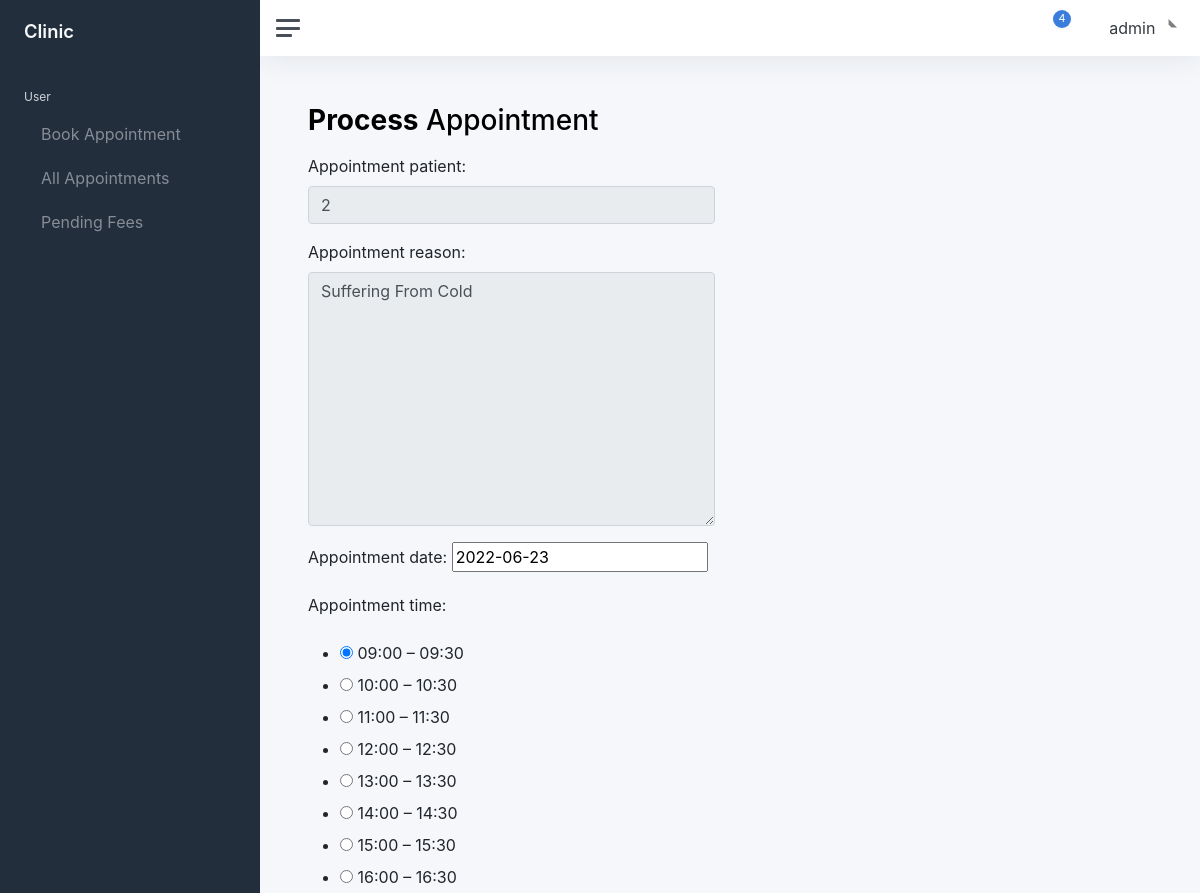
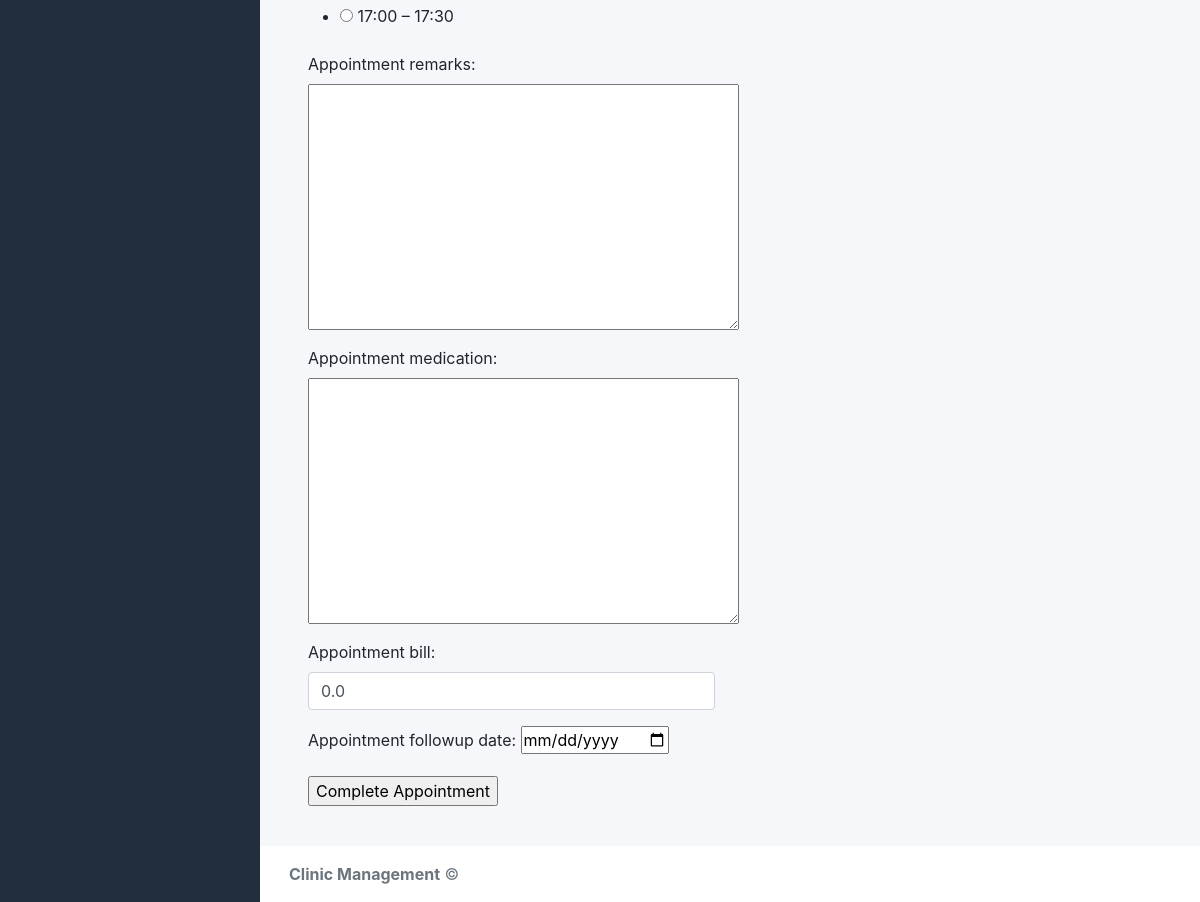
Screenshot of /appointment/1/process (signed in) with the database file from the repository (2 pictures, top to bottom).
### users/models.py (models this page shows)
class CustomUsers(AbstractUser):
    user_type = models.CharField(choices=USER_TYPE, max_length=1, default='U')
    user_photo = models.ImageField(upload_to='users/', blank=True, null=True)

### appointments/models.py (models this page shows, shortened)
class NewAppointment(models.Model):
    appointment_patient = models.ForeignKey(settings.AUTH_USER_MODEL, on_delete=models.CASCADE)
    appointment_reason = models.TextField(max_length=500, null=False, blank=False)
    appointment_created_date = models.DateTimeField(auto_now_add=True)
    appointment_updated_date = models.DateTimeField(auto_now=True)
    appointment_date = models.DateField(blank=False, null=False)
    appointment_time = models.IntegerField(choices=TIMESLOT_LIST)
    appointment_completed = models.BooleanField(default=False)
    appointment_iscancelled = models.BooleanField(default=False)
    appointment_remarks = models.TextField(max_length=500, null=True, blank=True)
    appointment_medication = models.TextField(max_length=500, null=True, blank=True)
    appointment_bill = models.FloatField(default=0.0, null=True, blank=True)
    appointment_followup_date = models.DateField(null=True, blank=True)
    paid= models.BooleanField(default=False)
    payment = models.ForeignKey(
        'Payments', on_delete=models.SET_NULL, blank=True, null=True)

### appointments/views.py (the view)
# urls.py: path('appointment/<int:pk>/process',views.process_appointment,name='process_appointment'),
@login_required
def process_appointment(request, pk):  # id
    submitted_appointment = get_object_or_404(NewAppointment, id=pk)
    form = DoctorAppointmentProcessForm(instance=submitted_appointment)
    if request.method == "POST":
        appointment_patient = request.POST.get('appointment_patient', '')
        patient_object = CustomUsers.objects.filter(id=appointment_patient)[0]
        appointment_reason = request.POST.get('appointment_reason', '')
        appointment_date = request.POST.get('appointment_date', '')
        appointment_date = datetime.datetime.strptime(appointment_date, "%Y-%m-%d")
        appointment_time = request.POST.get('appointment_time')
        appointment_remarks = request.POST.get('appointment_remarks', '')
        appointment_medication = request.POST.get('appointment_medication', '')
        appointment_bill = request.POST.get('appointment_bill', '')
        appointment_followup_date = request.POST.get('appointment_followup_date', '')
        appointment_followup_date = datetime.datetime.strptime(appointment_followup_date, "%Y-%m-%d")
        processed_appoinment = NewAppointment.objects.filter(appointment_patient = appointment_patient, appointment_date=appointment_date, appointment_time=appointment_time)[0]
        processed_appoinment.appointment_patient = patient_object
        processed_appoinment.appointment_remarks = appointment_remarks
        processed_appoinment.appointment_medication = appointment_medication
        processed_appoinment.appointment_bill = appointment_bill
        processed_appoinment.appointment_followup_date = appointment_followup_date
        processed_appoinment.appointment_completed = True
        processed_appoinment.save()
        messages.success(request,"Appointment Completed")
        return redirect('appointments:view_appointments')
    else:
        return render(request, 'appointments/process_appointment.html', {'form': form})

### appointments/forms.py
class DoctorAppointmentProcessForm(forms.ModelForm):
    appointment_patient = forms.CharField(widget=forms.TextInput(attrs={'class': 'form-control','readonly':'readonly'}))
    appointment_reason = forms.CharField(widget=forms.Textarea(attrs={'class': 'form-control','readonly':'readonly'}))
    appointment_time = forms.ChoiceField(
        widget=forms.RadioSelect, choices=TIMESLOT_LIST, required=False)
    appointment_remarks = forms.CharField(widget=forms.Textarea)
    appointment_medication = forms.CharField(widget=forms.Textarea)
    appointment_bill = forms.FloatField(widget=forms.NumberInput(attrs={'class':'form-control'}))
    appointment_followup_date = forms.DateField(widget=My_Custom_Calender(format=["%d-%m-%Y"], ))
    class Meta:
        model = NewAppointment
        fields = ('appointment_patient', 'appointment_reason', 'appointment_date', 'appointment_time',  'appointment_remarks', 'appointment_medication', 'appointment_bill', 'appointment_followup_date')

### templates/appointments/process_appointment.html (shortened to what this page needs)
{% extends 'base.html' %}
{% load custom_tags %}
{% block css %}
<link rel="stylesheet" href="https://cdn.jsdelivr.net/npm/bootstrap@4.6.1/dist/css/bootstrap.min.css">
{% endblock %}
{% block main %}
			<main class="content">
				<div class="container-fluid p-0">
					<h1 class="h3 mb-3"><strong>Process</strong> Appointment </h1>
					<div class="row">
                        <div class="col-md-6">
                            <form action="" method="post">
                                {{ form.as_p }}
                                <input type="submit" value="Complete Appointment">
                            </form>
                        </div>
					</div>
				</div>
			</main>
   {% endblock %}

### templates/base.html (shortened to what this page needs)
{% load static %}
<html>
<html lang="en">
<head>
	<link rel="stylesheet" href="{% static 'css/app.css'%}" >
	{% block css %}
      {% endblock %}
</head>
<body>
	<div class="wrapper">
		<nav id="sidebar" class="sidebar js-sidebar">
			<div class="sidebar-content js-simplebar">
				<a class="sidebar-brand" href="index.html">
          <span class="align-middle">Clinic</span>
        </a>
				<ul class="sidebar-nav">
						<li class="sidebar-header">
							{% if user.is_authenticated and user.user_type == "U" %}
								User
							{% elif user.is_authenticated and user.user_type == "R" %}
								Receptionist
							{% else %}
								Doctor
							{% endif %}
						</li>
					{% if user.is_authenticated and user.user_type == "R" or user.user_type == "U"  %}
					<li class="sidebar-item">
						<a class="sidebar-link" href="{% url 'appointments:new_appointment' %}">
						   <span class="align-middle">
							Book Appointment</span>
						</a>
					</li>
					{% endif %}
					<li class="sidebar-item">
						<a class="sidebar-link" href="{% url 'appointments:view_appointments' %}">
						   <span class="align-middle">
							All Appointments
						</span>
						</a>
					</li>
					{% if user.is_authenticated and user.user_type == "R" or user.user_type == "U"  %}
					<li class="sidebar-item">
						<a class="sidebar-link" href="{% url 'appointments:pending_fees' %}">
              			 <span class="align-middle">Pending Fees</span>
            			</a>
					</li>
					{% endif %}
				</ul>
			</div>
		</nav>
		<div class="main">
			<nav class="navbar navbar-expand navbar-light navbar-bg">
				<a class="sidebar-toggle js-sidebar-toggle">
          <i class="hamburger align-self-center"></i>
        </a>
				<div class="navbar-collapse collapse">
					<ul class="navbar-nav navbar-align">
						<li class="nav-item dropdown">
							<a class="nav-icon dropdown-toggle" href="#" id="alertsDropdown" data-bs-toggle="dropdown">
								<div class="position-relative">
									<span class="indicator">4</span>
								</div>
							</a>
						</li>
						<li class="nav-item dropdown">
							<a class="nav-icon dropdown-toggle" href="#" id="messagesDropdown" data-bs-toggle="dropdown">
							</a>
						</li>
						<li class="nav-item dropdown">
							<a class="nav-link dropdown-toggle d-none d-sm-inline-block" href="#" data-bs-toggle="dropdown">
								<span class="text-dark">{{request.user.username}}</span>
              </a>
						</li>
					</ul>
				</div>
			</nav>
{% block main %}
    {% endblock %}
			<footer class="footer">
				<div class="container-fluid">
					<div class="row text-muted">
						<div class="col-6 text-start">
							<p class="mb-0">
								<a class="text-muted" href="https://adminkit.io/" target="_blank"><strong>Clinic Management</strong></a> &copy;
							</p>
						</div>
					</div>
				</div>
			</footer>
		</div>
	</div>
</body>
</html>

### rows the page displays
CustomUsers: user.username "admin"
NewAppointment: appointment_patient "2", appointment_reason "Suffering From Cold", appointment_date "2022-06-23", appointment_time "☑ Appointment time: ☐ 10:00 – 10:30 ☐ 11:00 – 11:30 ☐ 12:00 – 12:30 ☐ 13:00 – 13:30 ☐ 14:00 – 14:30 ☐ 15:00 – 15:30 ☐ 16:00 – 16:30 ☐ 17:00 – 17:30", appointment_bill "0.0"
